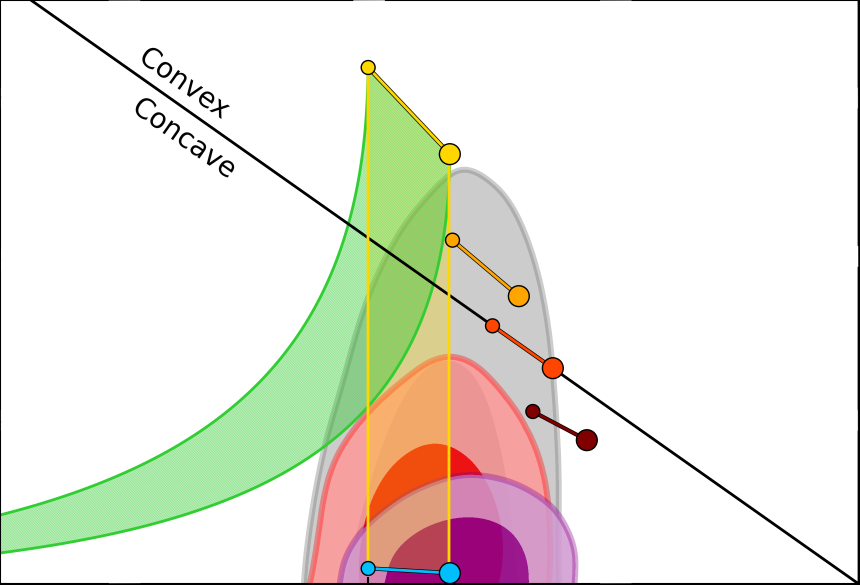
#> input picture Code/Planck-constraints-r-vs-ns-plot-main/2208.00188 graph cropped.png, 2578 x 1753 px, found by its file name (shown at 1/3 size)
$ python OverlayedGraph.py
#> lines starting #> are read from the running program, lines starting #| are printed output that depends on the picture
import matplotlib.image as mpimg
import matplotlib.pyplot as plt
from pathlib import Path
import numpy as np
import math
import scipy

# Load background PNG
observationalPlanckGraph = mpimg.imread(r"/Users/rhysabercromby/Documents/University/Year 4/Phys450 - Masters Project/Code/Planck-constraints-r-vs-ns-plot-main/2208.00188 graph cropped.png")
#> observationalPlanckGraph is the input picture: shape (1753, 2578, 4) float32; mean R, G, B, A 0.917, 0.914, 0.874, 1
height, width, _ = observationalPlanckGraph.shape
#> height = 1753; width = 2578

planckMass = 2.43e18
As = 2.0967241e-09
qValues = [q for q in np.linspace(0.3810912789127891, 0.6868, 100000)]

parentFolder = Path(__file__).parent

def equation(N, q):
    N = N.item()
    return N - 60.4 - math.log((((12 * math.pi**2 * planckMass**4 * As*((2 + math.sqrt(2)*q)**2))/(q**2 * N**2))**(1/4)) * (1/(1e16))) - (0.5) * math.log(((1 - 1/(2 * q**2 * N))**2) / ((math.sqrt(2)*q + 2)**2))

def findingN():
    NValues = []
    for q in qValues:
        NValue = scipy.optimize.fsolve(equation, 50, args=(q,))
        NValues.append(NValue[0])

    return NValues
NValues = findingN()

def finding_ns_r():
    n_sValues = []
    rValues = []
    for q, N in zip(qValues, NValues):
        n_s = 1 - (2/N) - (3 / (q**2 * N**2))
        r = 8 / (q**2 * N**2)
        rValues.append(r)
        n_sValues.append(n_s)

    return n_sValues, rValues
n_sValues, rValues, = finding_ns_r()

def finding_ns_rReduced():
    n_sValues = []
    rValues = []
    for q, N in zip(qValues, NValues):
        n_s = 1 - (2/(N-10)) - (3 / (q**2 * (N-10)**2))
        r = 8 / (q**2 * (N-10)**2)
        rValues.append(r)
        n_sValues.append(n_s)

    return n_sValues, rValues
n_sReducedValues, rReducedValues, = finding_ns_rReduced()


def plot_planck_constraints():
    dpi = 300
    fig, ax = plt.subplots(figsize=(width/dpi, height/dpi), dpi=dpi)
    # plt.xlim(0.94, 1.0)
    # plt.ylim(0, 0.2)
    x_min, x_max = 0.9301, 1.0
    y_min, y_max = 0, 0.1798

    # Show the image in those coordinates
    ax.imshow(observationalPlanckGraph,
               extent=[x_min, x_max, y_min, y_max],
               aspect='auto')

    ax.plot(n_sValues, rValues, label="Starobinsky Inflation", color='blue')
    ax.plot(n_sReducedValues, rReducedValues, label=r"Starobinsky Inflation, $N_* \rightarrow N_* - 10$", color='red')
    ax.set_yticks([0.05, 0.1, 0.15])

    ax.set_xticks([0.94, 0.96, 0.98, 1.0])
    # Add labels, title, and legend
    plt.xlabel('$n_s$ (Spectral Index)', fontsize=14)
    plt.ylabel('$r$ (Tensor-to-Scalar Ratio)', fontsize=14)
    plt.title('Planck Constraints on $n_s$ and $r$', fontsize=16)
    plt.legend(fontsize=12)

    # Display grid and plot
    # plt.grid(True, linestyle='--', alpha=0.7)

    # plt.axis('off')
    imageName = Path(parentFolder, "Overlayed Graph.png")
    plt.savefig(imageName)
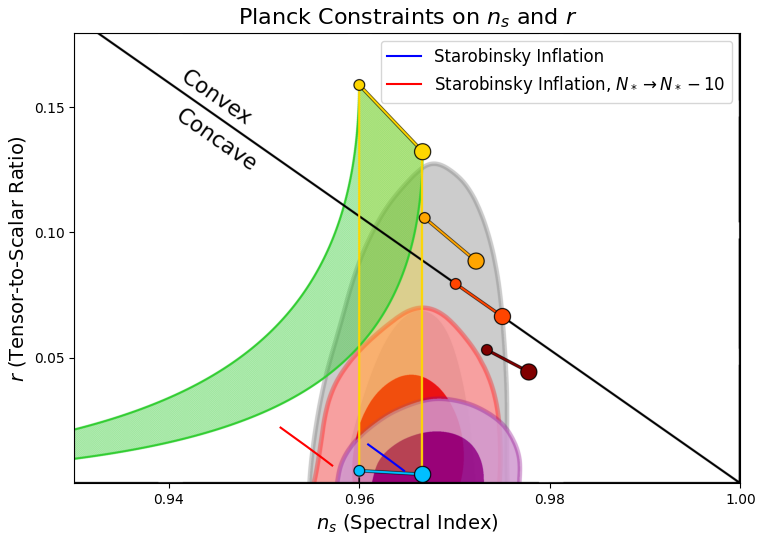
#> figure drawn by matplotlib, 1 panel


plot_planck_constraints()
